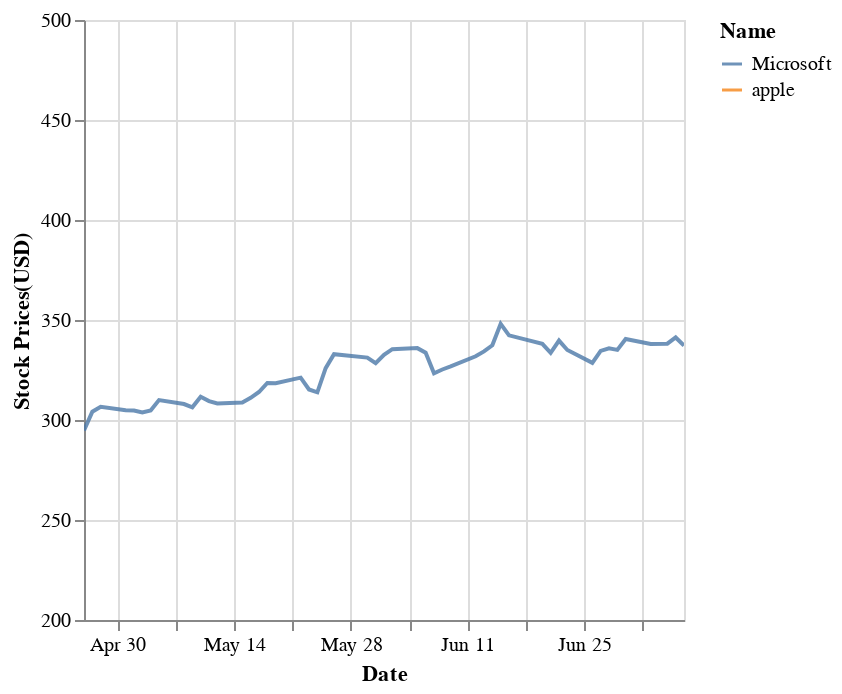

Source (notebook cell):
### Code cell
chart

### Figure 1 — Vega-Lite specification as saved in the notebook (floating-point values rounded to 4 significant figures)
{"config": {"view": {"continuousWidth": 300, "continuousHeight": 300}}, "data": {"name": "data-6c41b7298fcc1c6be9bf37155bec4167"}, "mark": {"type": "line", "clip": true, "opacity": 0.8}, "encoding": {"color": {"field": "Name", "type": "nominal"}, "x": {"field": "Date", "type": "temporal"}, "y": {"field": "Stock Prices(USD)", "scale": {"domain": [200, 500]}, "stack": null, "type": "quantitative"}}, "$schema": "https://vega.github.io/schema/vega-lite/v5.8.0.json", "datasets": {"data-6c41b7298fcc1c6be9bf37155bec4167": [{"Date": "26 April 2023", "Name": "apple", "Stock Prices(USD)": 163.5}, {"Date": "27 April 2023", "Name": "apple", "Stock Prices(USD)": 168.2}, {"Date": "28 April 2023", "Name": "apple", "Stock Prices(USD)": 169.4}, {"Date": "01 May 2023", "Name": "apple", "Stock Prices(USD)": 169.4}, {"Date": "02 May 2023", "Name": "apple", "Stock Prices(USD)": 168.3}, {"Date": "03 May 2023", "Name": "apple", "Stock Prices(USD)": 167.2}, {"Date": "04 May 2023", "Name": "apple", "Stock Prices(USD)": 165.6}, {"Date": "05 May 2023", "Name": "apple", "Stock Prices(USD)": 173.3}, {"Date": "08 May 2023", "Name": "apple", "Stock Prices(USD)": 173.3}, {"Date": "09 May 2023", "Name": "apple", "Stock Prices(USD)": 171.5}, {"Date": "10 May 2023", "Name": "apple", "Stock Prices(USD)": 173.3}, {"Date": "11 May 2023", "Name": "apple", "Stock Prices(USD)": 173.5}, {"Date": "12 May 2023", "Name": "apple", "Stock Prices(USD)": 172.6}, {"Date": "15 May 2023", "Name": "apple", "Stock Prices(USD)": 172.1}, {"Date": "16 May 2023", "Name": "apple", "Stock Prices(USD)": 172.1}, {"Date": "17 May 2023", "Name": "apple", "Stock Prices(USD)": 172.7}, {"Date": "18 May 2023", "Name": "apple", "Stock Prices(USD)": 175.1}, {"Date": "19 May 2023", "Name": "apple", "Stock Prices(USD)": 175.2}, {"Date": "22 May 2023", "Name": "apple", "Stock Prices(USD)": 174.2}, {"Date": "23 May 2023", "Name": "apple", "Stock Prices(USD)": 171.6}, {"Date": "24 May 2023", "Name": "apple", "Stock Prices(USD)": 171.8}, {"Date": "25 May 2023", "Name": "apple", "Stock Prices(USD)": 173.0}, {"Date": "26 May 2023", "Name": "apple", "Stock Prices(USD)": 175.4}, {"Date": "30 May 2023", "Name": "apple", "Stock Prices(USD)": 177.3}, {"Date": "31 May 2023", "Name": "apple", "Stock Prices(USD)": 177.2}, {"Date": "01 June 2023", "Name": "apple", "Stock Prices(USD)": 180.1}, {"Date": "02 June 2023", "Name": "apple", "Stock Prices(USD)": 180.9}, {"Date": "05 June 2023", "Name": "apple", "Stock Prices(USD)": 179.6}, {"Date": "06 June 2023", "Name": "apple", "Stock Prices(USD)": 179.2}, {"Date": "07 June 2023", "Name": "apple", "Stock Prices(USD)": 177.8}, {"Date": "08 June 2023", "Name": "apple", "Stock Prices(USD)": 180.6}, {"Date": "09 June 2023", "Name": "apple", "Stock Prices(USD)": 181.0}, {"Date": "12 June 2023", "Name": "apple", "Stock Prices(USD)": 183.8}, {"Date": "13 June 2023", "Name": "apple", "Stock Prices(USD)": 183.3}, {"Date": "14 June 2023", "Name": "apple", "Stock Prices(USD)": 183.9}, {"Date": "15 June 2023", "Name": "apple", "Stock Prices(USD)": 186.0}, {"Date": "16 June 2023", "Name": "apple", "Stock Prices(USD)": 184.9}, {"Date": "20 June 2023", "Name": "apple", "Stock Prices(USD)": 185.0}, {"Date": "21 June 2023", "Name": "apple", "Stock Prices(USD)": 184.0}, {"Date": "22 June 2023", "Name": "apple", "Stock Prices(USD)": 187.0}, {"Date": "23 June 2023", "Name": "apple", "Stock Prices(USD)": 186.7}, {"Date": "26 June 2023", "Name": "apple", "Stock Prices(USD)": 185.3}, {"Date": "27 June 2023", "Name": "apple", "Stock Prices(USD)": 188.1}, {"Date": "28 June 2023", "Name": "apple", "Stock Prices(USD)": 189.2}, {"Date": "29 June 2023", "Name": "apple", "Stock Prices(USD)": 189.6}, {"Date": "30 June 2023", "Name": "apple", "Stock Prices(USD)": 194.0}, {"Date": "03 July 2023", "Name": "apple", "Stock Prices(USD)": 192.5}, {"Date": "05 July 2023", "Name": "apple", "Stock Prices(USD)": 191.3}, {"Date": "06 July 2023", "Name": "apple", "Stock Prices(USD)": 191.8}, {"Date": "07 July 2023", "Name": "apple", "Stock Prices(USD)": 190.7}, {"Date": "26 April 2023", "Name": "Microsoft", "Stock Prices(USD)": 294.7}, {"Date": "27 April 2023", "Name": "Microsoft", "Stock Prices(USD)": 304.2}, {"Date": "28 April 2023", "Name": "Microsoft", "Stock Prices(USD)": 306.6}, {"Date": "01 May 2023", "Name": "Microsoft", "Stock Prices(USD)": 304.9}, {"Date": "02 May 2023", "Name": "Microsoft", "Stock Prices(USD)": 304.7}, {"Date": "03 May 2023", "Name": "Microsoft", "Stock Prices(USD)": 303.7}, {"Date": "04 May 2023", "Name": "Microsoft", "Stock Prices(USD)": 304.7}, {"Date": "05 May 2023", "Name": "Microsoft", "Stock Prices(USD)": 310.0}, {"Date": "08 May 2023", "Name": "Microsoft", "Stock Prices(USD)": 308.0}, {"Date": "09 May 2023", "Name": "Microsoft", "Stock Prices(USD)": 306.3}, {"Date": "10 May 2023", "Name": "Microsoft", "Stock Prices(USD)": 311.6}, {"Date": "11 May 2023", "Name": "Microsoft", "Stock Prices(USD)": 309.4}, {"Date": "12 May 2023", "Name": "Microsoft", "Stock Prices(USD)": 308.3}, {"Date": "15 May 2023", "Name": "Microsoft", "Stock Prices(USD)": 308.8}, {"Date": "16 May 2023", "Name": "Microsoft", "Stock Prices(USD)": 311.1}, {"Date": "17 May 2023", "Name": "Microsoft", "Stock Prices(USD)": 314.0}, {"Date": "18 May 2023", "Name": "Microsoft", "Stock Prices(USD)": 318.5}, {"Date": "19 May 2023", "Name": "Microsoft", "Stock Prices(USD)": 318.3}, {"Date": "22 May 2023", "Name": "Microsoft", "Stock Prices(USD)": 321.2}, {"Date": "23 May 2023", "Name": "Microsoft", "Stock Prices(USD)": 315.3}, {"Date": "24 May 2023", "Name": "Microsoft", "Stock Prices(USD)": 313.9}, {"Date": "25 May 2023", "Name": "Microsoft", "Stock Prices(USD)": 325.9}, {"Date": "26 May 2023", "Name": "Microsoft", "Stock Prices(USD)": 332.9}, {"Date": "30 May 2023", "Name": "Microsoft", "Stock Prices(USD)": 331.2}, {"Date": "31 May 2023", "Name": "Microsoft", "Stock Prices(USD)": 328.4}, {"Date": "01 June 2023", "Name": "Microsoft", "Stock Prices(USD)": 332.6}, {"Date": "02 June 2023", "Name": "Microsoft", "Stock Prices(USD)": 335.4}, {"Date": "05 June 2023", "Name": "Microsoft", "Stock Prices(USD)": 335.9}, {"Date": "06 June 2023", "Name": "Microsoft", "Stock Prices(USD)": 333.7}, {"Date": "07 June 2023", "Name": "Microsoft", "Stock Prices(USD)": 323.4}, {"Date": "08 June 2023", "Name": "Microsoft", "Stock Prices(USD)": 325.3}, {"Date": "09 June 2023", "Name": "Microsoft", "Stock Prices(USD)": 326.8}, {"Date": "12 June 2023", "Name": "Microsoft", "Stock Prices(USD)": 331.9}, {"Date": "13 June 2023", "Name": "Microsoft", "Stock Prices(USD)": 334.3}, {"Date": "14 June 2023", "Name": "Microsoft", "Stock Prices(USD)": 337.3}, {"Date": "15 June 2023", "Name": "Microsoft", "Stock Prices(USD)": 348.1}, {"Date": "16 June 2023", "Name": "Microsoft", "Stock Prices(USD)": 342.3}, {"Date": "20 June 2023", "Name": "Microsoft", "Stock Prices(USD)": 338.0}, {"Date": "21 June 2023", "Name": "Microsoft", "Stock Prices(USD)": 333.6}, {"Date": "22 June 2023", "Name": "Microsoft", "Stock Prices(USD)": 339.7}, {"Date": "23 June 2023", "Name": "Microsoft", "Stock Prices(USD)": 335.0}, {"Date": "26 June 2023", "Name": "Microsoft", "Stock Prices(USD)": 328.6}, {"Date": "27 June 2023", "Name": "Microsoft", "Stock Prices(USD)": 334.6}, {"Date": "28 June 2023", "Name": "Microsoft", "Stock Prices(USD)": 335.9}, {"Date": "29 June 2023", "Name": "Microsoft", "Stock Prices(USD)": 335.0}, {"Date": "30 June 2023", "Name": "Microsoft", "Stock Prices(USD)": 340.5}, {"Date": "03 July 2023", "Name": "Microsoft", "Stock Prices(USD)": 338.0}, {"Date": "05 July 2023", "Name": "Microsoft", "Stock Prices(USD)": 338.1}, {"Date": "06 July 2023", "Name": "Microsoft", "Stock Prices(USD)": 341.3}, {"Date": "07 July 2023", "Name": "Microsoft", "Stock Prices(USD)": 337.2}]}}
